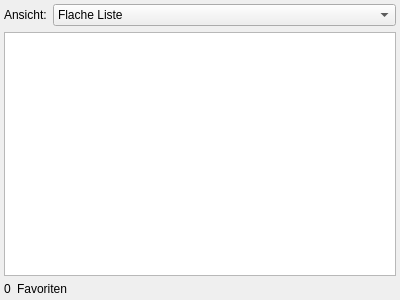
<?xml version="1.0" encoding="UTF-8"?>
<ui version="4.0">
 <class>favorites_tab</class>
 <widget class="QWidget" name="favorites_tab">
  <property name="geometry">
   <rect>
    <x>0</x>
    <y>0</y>
    <width>400</width>
    <height>300</height>
   </rect>
  </property>
  <property name="windowTitle">
   <string>Form</string>
  </property>
  <layout class="QVBoxLayout" name="verticalLayout">
   <property name="leftMargin">
    <number>4</number>
   </property>
   <property name="topMargin">
    <number>4</number>
   </property>
   <property name="rightMargin">
    <number>4</number>
   </property>
   <property name="bottomMargin">
    <number>4</number>
   </property>
   <item>
    <widget class="QWidget" name="widget" native="true">
     <property name="sizePolicy">
      <sizepolicy hsizetype="Preferred" vsizetype="Fixed">
       <horstretch>0</horstretch>
       <verstretch>0</verstretch>
      </sizepolicy>
     </property>
     <layout class="QHBoxLayout" name="horizontalLayout">
      <property name="leftMargin">
       <number>0</number>
      </property>
      <property name="topMargin">
       <number>0</number>
      </property>
      <property name="rightMargin">
       <number>0</number>
      </property>
      <property name="bottomMargin">
       <number>0</number>
      </property>
      <item>
       <widget class="QLabel" name="label">
        <property name="sizePolicy">
         <sizepolicy hsizetype="Minimum" vsizetype="Minimum">
          <horstretch>0</horstretch>
          <verstretch>0</verstretch>
         </sizepolicy>
        </property>
        <property name="text">
         <string>Ansicht:</string>
        </property>
       </widget>
      </item>
      <item>
       <widget class="QComboBox" name="view_selection_combo_box">
        <property name="sizePolicy">
         <sizepolicy hsizetype="Expanding" vsizetype="Fixed">
          <horstretch>0</horstretch>
          <verstretch>0</verstretch>
         </sizepolicy>
        </property>
        <property name="toolTip">
         <string>Zwischen Katalogansicht, flacher Ansicht und Regionansicht wechseln</string>
        </property>
        <item>
         <property name="text">
          <string>Flache Liste</string>
         </property>
        </item>
        <item>
         <property name="text">
          <string>Gruppiert nach Katalog</string>
         </property>
        </item>
        <item>
         <property name="text">
          <string>Gruppiert nach Katalog</string>
         </property>
        </item>
       </widget>
      </item>
     </layout>
    </widget>
   </item>
   <item>
    <widget class="QTreeWidget" name="favorites_tree_widget">
     <property name="editTriggers">
      <set>QAbstractItemView::NoEditTriggers</set>
     </property>
     <property name="showDropIndicator" stdset="0">
      <bool>true</bool>
     </property>
     <property name="alternatingRowColors">
      <bool>true</bool>
     </property>
     <property name="sortingEnabled">
      <bool>false</bool>
     </property>
     <property name="headerHidden">
      <bool>true</bool>
     </property>
     <column>
      <property name="text">
       <string notr="true">1</string>
      </property>
     </column>
    </widget>
   </item>
   <item>
    <widget class="QWidget" name="hint_line" native="true">
     <property name="sizePolicy">
      <sizepolicy hsizetype="Expanding" vsizetype="Preferred">
       <horstretch>0</horstretch>
       <verstretch>0</verstretch>
      </sizepolicy>
     </property>
     <layout class="QHBoxLayout" name="horizontalLayout_2">
      <property name="sizeConstraint">
       <enum>QLayout::SetNoConstraint</enum>
      </property>
      <property name="leftMargin">
       <number>0</number>
      </property>
      <property name="topMargin">
       <number>0</number>
      </property>
      <property name="rightMargin">
       <number>0</number>
      </property>
      <property name="bottomMargin">
       <number>0</number>
      </property>
      <item>
       <widget class="QLabel" name="favorite_count">
        <property name="text">
         <string>0</string>
        </property>
       </widget>
      </item>
      <item>
       <widget class="QLabel" name="favorite_label">
        <property name="sizePolicy">
         <sizepolicy hsizetype="Expanding" vsizetype="Preferred">
          <horstretch>0</horstretch>
          <verstretch>0</verstretch>
         </sizepolicy>
        </property>
        <property name="text">
         <string>Favoriten</string>
        </property>
        <property name="textFormat">
         <enum>Qt::PlainText</enum>
        </property>
       </widget>
      </item>
     </layout>
    </widget>
   </item>
  </layout>
 </widget>
 <resources/>
 <connections/>
</ui>
